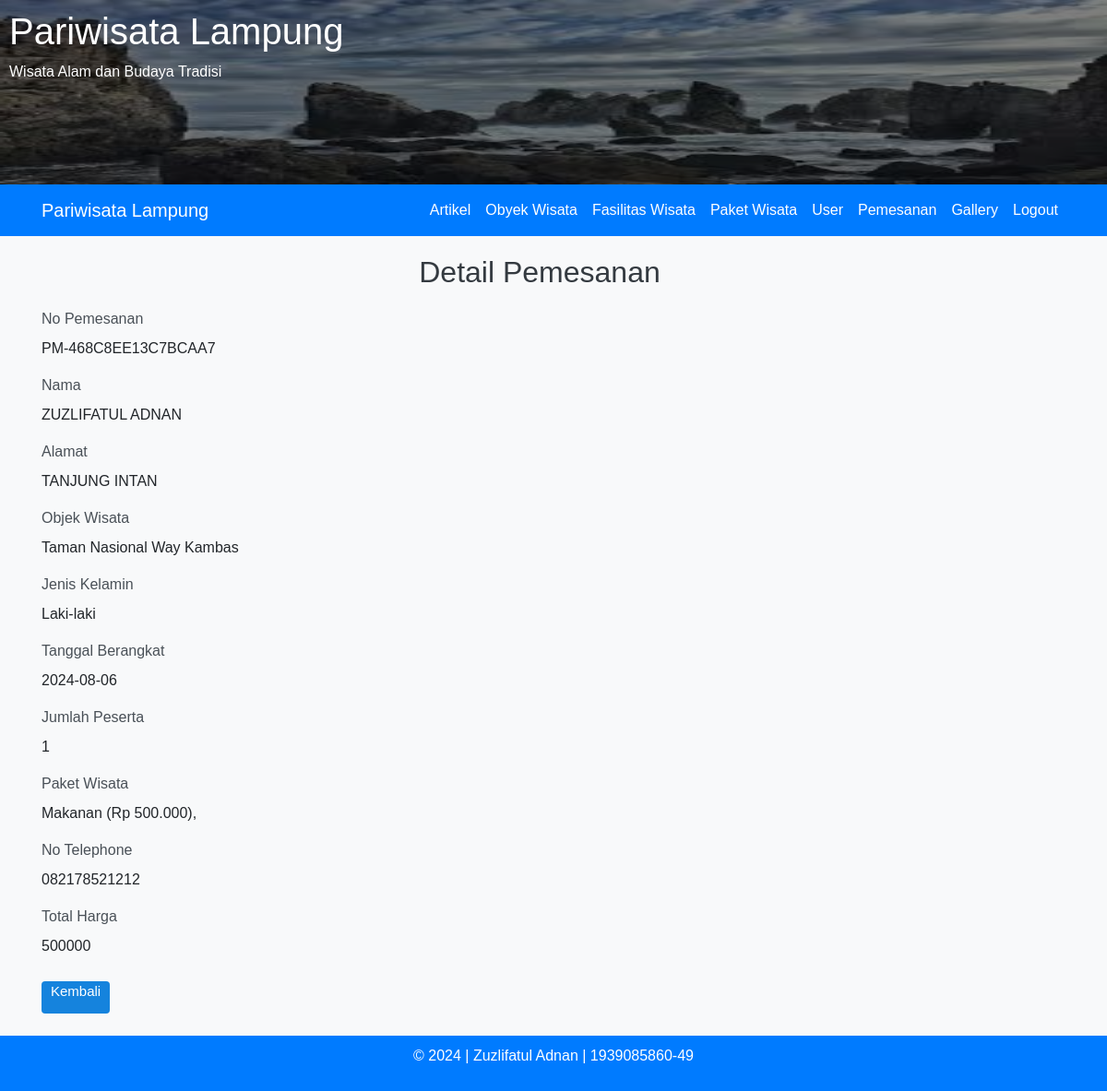
The page /admin/pemesananDetail.php?id=53 (signed in) on the database its author committed.
### tables this page shows
CREATE TABLE `pemesanan` (
  `id` int(11) NOT NULL,
  `noPemesanan` varchar(255) NOT NULL,
  `nama` varchar(255) NOT NULL,
  `alamat` varchar(255) NOT NULL,
  `tanggalBerangkat` date NOT NULL,
  `jenisKelamin` enum('L','P') NOT NULL,
  `objekWisataId` int(11) NOT NULL,
  `jumlahPeserta` int(11) NOT NULL,
  `paket` text NOT NULL,
  `totalHarga` decimal(10,0) NOT NULL,
  `noTelephone` varchar(255) NOT NULL,
  `created_at` timestamp NULL DEFAULT NULL,
  `updated_at` timestamp NULL DEFAULT NULL
);

CREATE TABLE `objekwisata` (
  `id` int(11) NOT NULL,
  `nama` varchar(255) NOT NULL,
  `deskripsi` text NOT NULL,
  `foto` varchar(255) NOT NULL,
  `tglUpload` date NOT NULL,
  `created_at` timestamp NULL DEFAULT NULL,
  `updated_at` timestamp NULL DEFAULT NULL
);

CREATE TABLE `paketwisata` (
  `id` int(11) NOT NULL,
  `nama` varchar(255) NOT NULL,
  `harga` decimal(10,0) DEFAULT NULL,
  `created_at` timestamp NULL DEFAULT NULL,
  `updated_at` timestamp NULL DEFAULT NULL
);

### admin/pemesananDetail.php (the view, shortened to what this page needs)
<?php
include '../config/db.php';
$id = filter_input(INPUT_GET, 'id', FILTER_VALIDATE_INT);
$fetchPemesananQuery = "SELECT pemesanan.*, objekwisata.nama AS objekWisataNama FROM pemesanan
                        JOIN objekwisata ON pemesanan.objekWisataId = objekwisata.id
                        WHERE pemesanan.id = ?";
$stmt = $conn->prepare($fetchPemesananQuery);
$stmt->bind_param('i', $id);
$stmt->execute();
$pemesananResult = $stmt->get_result();
$pemesanan = $pemesananResult->fetch_assoc();
$fetchPaketQuery = "SELECT id, nama, harga FROM paketwisata";
$paketResult = $conn->query($fetchPaketQuery);
$selectedPaketIds = explode(',', $pemesanan['paket']);
?>
<!DOCTYPE html>
<html lang="en">
<head>
    <link href="../assets/css/bootstrap.min.css" rel="stylesheet">
    <link rel="stylesheet" href="../assets/css/jquery.dataTables.min.css">
    <link href="../assets/css/styles.css" rel="stylesheet">
    <link href="../assets/css/styles2.css" rel="stylesheet">
</head>
<body>
    <?php include '../templates/header.php'; ?>
    <?php include '../templates/adminNav.php'; ?>
    <div class="container content">
        <div class="row justify-content-center">
            <h2 class="text-center">Detail Pemesanan</h2>
        </div>
        <div class="form-group">
            <label for="noPemesanan">No Pemesanan</label>
            <p id="noPemesanan" class="form-control-static">
                <?php echo htmlspecialchars($pemesanan['noPemesanan'], ENT_QUOTES, 'UTF-8'); ?></p>
        </div>
        <div class="form-group">
            <label for="nama">Nama</label>
            <p id="nama" class="form-control-static">
                <?php echo htmlspecialchars($pemesanan['nama'], ENT_QUOTES, 'UTF-8'); ?></p>
        </div>
        <div class="form-group">
            <label for="alamat">Alamat</label>
            <p id="alamat" class="form-control-static">
                <?php echo htmlspecialchars($pemesanan['alamat'], ENT_QUOTES, 'UTF-8'); ?></p>
        </div>
        <div class="form-group">
            <label for="objekWisata">Objek Wisata</label>
            <p id="objekWisata" class="form-control-static">
                <?php echo htmlspecialchars($pemesanan['objekWisataNama'], ENT_QUOTES, 'UTF-8'); ?></p>
        </div>
        <div class="form-group">
            <label for="jenisKelamin">Jenis Kelamin</label>
            <p id="jenisKelamin" class="form-control-static">
                <?php echo ($pemesanan['jenisKelamin'] == 'L') ? 'Laki-laki' : 'Perempuan'; ?></p>
        </div>
        <div class="form-group">
            <label for="tanggalBerangkat">Tanggal Berangkat</label>
            <p id="tanggalBerangkat" class="form-control-static">
                <?php echo htmlspecialchars($pemesanan['tanggalBerangkat'], ENT_QUOTES, 'UTF-8'); ?></p>
        </div>
        <div class="form-group">
            <label for="jumlahPeserta">Jumlah Peserta</label>
            <p id="jumlahPeserta" class="form-control-static">
                <?php echo htmlspecialchars($pemesanan['jumlahPeserta'], ENT_QUOTES, 'UTF-8'); ?></p>
        </div>
        <div class="form-group">
            <label for="paket">Paket Wisata</label>
            <p id="paket" class="form-control-static">
                <?php
                while ($row = $paketResult->fetch_assoc()) {
                    if (in_array($row['id'], $selectedPaketIds)) {
                        echo htmlspecialchars($row['nama'], ENT_QUOTES, 'UTF-8') . ' (Rp ' . number_format($row['harga'], 0, ',', '.') . '), ';
                    }
                }
                ?>
            </p>
        </div>
        <div class="form-group">
            <label for="noTelephone">No Telephone</label>
            <p id="noTelephone" class="form-control-static">
                <?php echo htmlspecialchars($pemesanan['noTelephone'], ENT_QUOTES, 'UTF-8'); ?></p>
        </div>
        <div class="form-group">
            <label for="totalHarga">Total Harga</label>
            <p id="totalHarga" class="form-control-static">
                <?php echo htmlspecialchars($pemesanan['totalHarga'], ENT_QUOTES, 'UTF-8'); ?></p>
        </div>
        <a href="pemesanan.php" class="btn btn-outline-warning">Kembali</a>
        <br>
    </div>
    <br>
    <?php include '../templates/footer.php'; ?>
</body>
</html>

### templates/header.php
<div class="header">
    <img src="../assets/image/1.jpeg" alt="Pariwisata Lampung" width="100%" height="50%">
    <div class="header-text">
        <h1>Pariwisata Lampung</h1>
        <p>Wisata Alam dan Budaya Tradisi</p>
    </div>
</div>

### templates/adminNav.php (shortened to what this page needs)
<nav class="navbar navbar-expand-lg navbar-light">
    <div class="container">
        <a class="navbar-brand" href="#">Pariwisata Lampung</a>
        <div class="collapse navbar-collapse" id="navbarNav">
            <ul class="navbar-nav ml-auto">
                <li class="nav-item"><a class="nav-link" href="../admin/artikel.php">Artikel</a></li>
                <li class="nav-item"><a class="nav-link" href="../admin/objekWisata.php">Obyek Wisata</a></li>
                <li class="nav-item"><a class="nav-link" href="../admin/fasilitasWisata.php">Fasilitas Wisata</a></li>
                <li class="nav-item"><a class="nav-link" href="../admin/paketWisata.php">Paket Wisata</a></li>
                <li class="nav-item"><a class="nav-link" href="../admin/user.php">User</a>
                <li class="nav-item"><a class="nav-link" href="../admin/Pemesanan.php">Pemesanan</a></li>
                <li class="nav-item"><a class="nav-link" href="../admin/gallery.php">Gallery</a></li>
                <li class="nav-item"><a class="nav-link" href="../admin/logout.php">Logout</a></li>
            </ul>
        </div>
    </div>
</nav>

### templates/footer.php
<footer class="footer">
    <div class="text-center">
        <p>&copy;
            <script>document.write(new Date().getFullYear());</script> | Zuzlifatul Adnan | 1939085860-49
        </p>
    </div>
</footer>

### assets/css/styles.css (style rules this page uses)
.header { position: relative; text-align: center; color: white; }
.header img { width: 100%; height: 200px; }
.header .header-text { position: absolute; top: 50%; left: 50%; width: 100%; height: 200px; text-align: left; padding-top: 40px; padding-left: 40px; transform: translate(-50%, -50%); background-color: rgba(0, 0, 0, 0.5); padding: 10px; }
.navbar { background-color: #007bff; }
.navbar a { color: white !important; }
.footer { background-color: #007bff; padding-top: 20px; padding: 10px 0; width: 100%; }
.footer p { color: white; text-decoration: none; }
.content { margin-top: 20px; }
.btn { height: 35px; background: #1583dd; border: 0; border-radius: 5px; color: #fff; font-size: 15px; cursor: pointer; transition: all .3s; margin-top: 10px; padding: 0px 10px; }

### assets/css/styles2.css (style rules this page uses)
body { background-color: #f8f9fa; font-family: Arial, sans-serif; }
.row { width: 100%; }
h2 { margin-bottom: 20px; color: #343a40; text-align: center; }
.form-group { margin-bottom: 15px; }
label { color: #495057; }
.btn { border-radius: 4px; }

### rows shown on the page
pemesanan: noPemesanan "PM-468C8EE13C7BCAA7", nama "ZUZLIFATUL ADNAN", alamat "TANJUNG INTAN", objekWisataId.nama "Taman Nasional Way Kambas", tanggalBerangkat "2024-08-06", jumlahPeserta "1", noTelephone "082178521212", totalHarga "500000"
paketwisata: nama "Makanan", harga "500.000"
